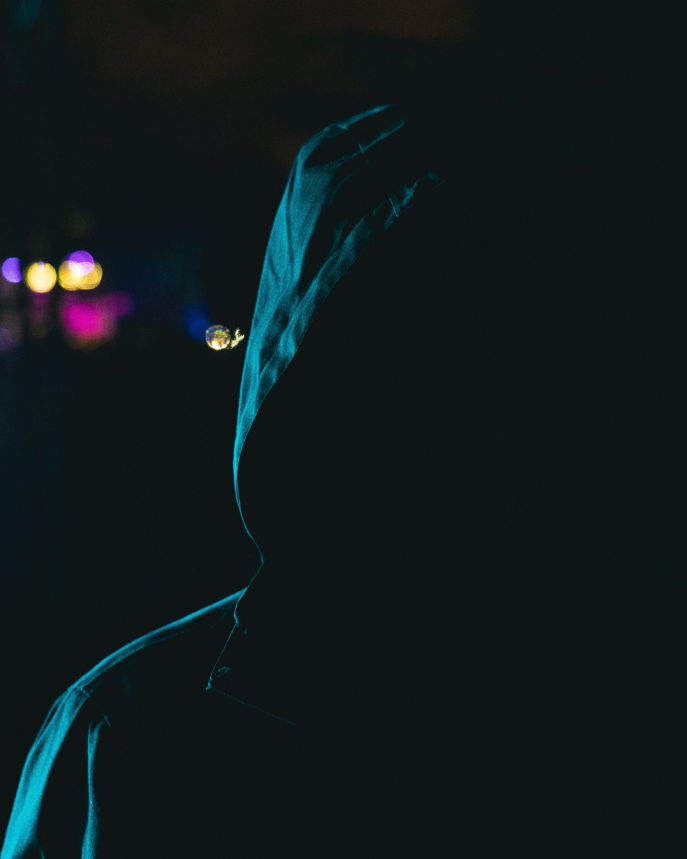
#> input picture background.jpg, 2061 x 2576 px (shown at 1/3 size); its folder holds only this picture in this run
$ python make_post.py background.jpg background.jpg
#> lines starting #> are read from the running program, lines starting #| are printed output that depends on the picture
"""Put a quote on the hoodie background (1080x1350, Instagram 4:5).
Usage: python3 make_post.py "QUOTE TEXT" output.png [background.jpg]
"""
import os, sys
from PIL import Image, ImageChops, ImageDraw, ImageFilter, ImageFont, ImageOps, ImageStat

W, H = 1080, 1350
FONT = os.path.join(os.path.dirname(os.path.abspath(__file__)), "fonts", "DejaVuSansCondensed-Bold.ttf")
X0, MAX_W, BOTTOM = 500, 540, 120  # default: text block bottom right
MARGIN = 60  # for the other candidate corners


def wrap(text, font, d):
    """Balanced wrap: minimise uneven line lengths instead of filling greedily."""
    words = text.split()
    n = len(words)
    best = [0.0] + [float("inf")] * n
    prev = [0] * (n + 1)
    for j in range(1, n + 1):
        for i in range(j - 1, -1, -1):
            w = d.textlength(" ".join(words[i:j]), font=font)
            if w > MAX_W:
                break
            cost = best[i] + (MAX_W - w) ** 2
            if cost < best[j]:
                best[j], prev[j] = cost, i
    lines, j = [], n
    while j > 0:
        lines.insert(0, " ".join(words[prev[j]:j]))
        j = prev[j]
    return lines


def spot_score(gray, x, y, bw, bh):
    """Lower is better: dark and calm behind the text block."""
    st = ImageStat.Stat(gray.crop((int(x) - 20, int(y) - 20, int(x + bw) + 20, int(y + bh) + 20)))
    return st.mean[0] + 0.5 * st.stddev[0]


SPOTS = ("bottom-right", "bottom-left", "top-right", "top-left")


def best_spot(img, bw, bh, spot=None):
    """Pick the darkest, calmest corner for the text so white text stays readable.
    Styling is unchanged; only the position adapts to the background."""
    gray = img.convert("L")
    spots = [(X0, H - BOTTOM - bh), (MARGIN, H - BOTTOM - bh),
             (X0, BOTTOM), (MARGIN, BOTTOM)]
    if spot in SPOTS:  # fixed position, e.g. to keep the text off a face
        spots = [spots[SPOTS.index(spot)]]
    best = min(spots, key=lambda p: spot_score(gray, p[0], p[1], bw, bh))  # ties keep bottom-right
    return best, spot_score(gray, best[0], best[1], bw, bh)


def layout(img, text, spot=None):
    d = ImageDraw.Draw(img)
    text = text.strip().rstrip(".").upper()  # no full stop at the end, ever
    for size in range(78, 40, -2):
        font = ImageFont.truetype(FONT, size)
        lines = wrap(text, font, d)
        lh = int(size * 1.13)
        fits_width = all(d.textlength(ln, font=font) <= MAX_W for ln in lines)
        if fits_width and lh * len(lines) <= H * 0.5:
            break
    block_w = max(d.textlength(ln, font=font) for ln in lines)
    (x, y), score = best_spot(img, block_w, lh * len(lines), spot)
    return font, lines, lh, x, y, score


def load_bg(bg):
    return ImageOps.fit(Image.open(bg).convert("RGB"), (W, H), Image.LANCZOS)


# [15 lines left out: functions readability, is_readable, not called in this run]


def block_box(img, font, lines, lh, x, y):
    bw = max(ImageDraw.Draw(img).textlength(ln, font=font) for ln in lines)
    return int(x) - 20, int(y) - 20, int(x + bw) + 20, int(y + lh * len(lines)) + 20


def area_ok(img, box):
    g = img.convert("L").crop(box)
    st, hist = ImageStat.Stat(g), g.histogram()
    return st.mean[0] + 0.5 * st.stddev[0] <= 55 and sum(hist[110:]) / sum(hist) <= 0.005


def darken_behind(img, box):
    """Softly darken the photo behind the text (no box, no colour, no hard edge),
    just enough for white text to read. Photos that are already dark stay untouched."""
    if area_ok(img, box):
        return img
    mask = Image.new("L", img.size, 0)
    x0, y0, x1, y1 = box
    ImageDraw.Draw(mask).rectangle((x0 - 60, y0 - 60, x1 + 60, y1 + 60), fill=255)
    mask = mask.filter(ImageFilter.GaussianBlur(90))
    black = Image.new("RGB", img.size, (0, 0, 0))
    out = img
    for strength in (0.35, 0.5, 0.6, 0.7, 0.78, 0.85):
        m = mask.point(lambda v: int(v * strength))
        out = Image.composite(black, img, m)
        if area_ok(out, box):
            break
    return out


def make(text, out, bg="background.jpg", spot=None):
    img = load_bg(bg)
    font, lines, lh, x, y, _ = layout(img, text, spot)
#> the loop in layout, `for size in range(78, 40, -2):` made 11 passes
#> fits_width on passes 1 to 11: False, False, False, False, False, False, False, False, False, False, True
#> in layout, `block_w = max(d.textlength(ln, font=font) for ln in lines)`: block_w = 533.8
#> in best_spot, `gray = img.convert("L")`:
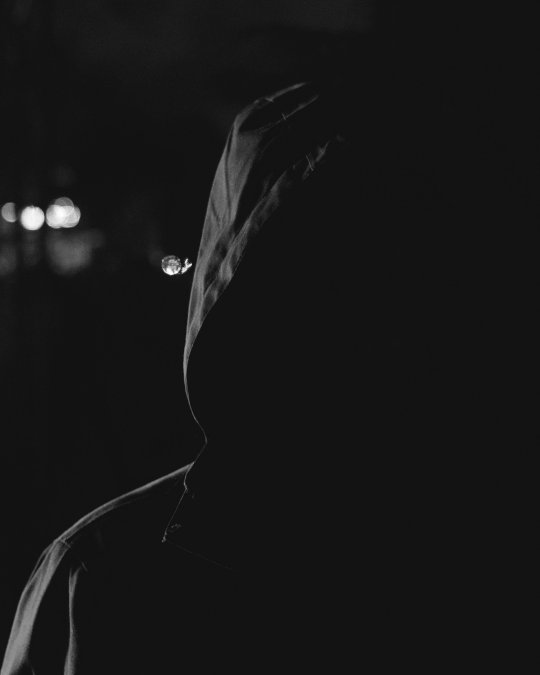
#> gray: PIL image 1080x1350 L (shown at 1/2 size); min 12, max 254, mean 22.5
#> in best_spot, `best = min(spots, key=lambda p: spot_score(gray, p[0], p[1], bw, bh))`: best = (500, 1165)
#> in layout, `(x, y), score = best_spot(img, block_w, lh * len(lines), spot)`: x = 500; y = 1165; score = 19.05
#> lines = ['BACKGROUND.JPG']; lh = 65; x = 500; y = 1165
    img = darken_behind(img, block_box(img, font, lines, lh, x, y))
#> in block_box, `bw = max(ImageDraw.Draw(img).textlength(ln, font=font) for ln in lines)`: bw = 533.8
#> in area_ok, `g = img.convert("L").crop(box)`:
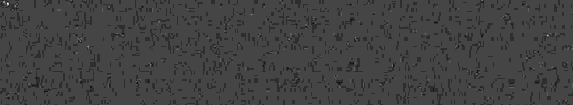
#> g: PIL image 573x105 L; min 16, max 27, mean 18.9; drawn with min black and max white
#> in area_ok, `st, hist = ImageStat.Stat(g), g.histogram()`: hist = 256 values, max 50817 at index 19, min 0 at index 0, mean 235
    d = ImageDraw.Draw(img)
    for ln in lines:
        d.text((x, y), ln, font=font, fill=(240, 240, 240))
        y += lh
#> this loop made 1 pass
#> (ln, y) on pass 1: ('BACKGROUND.JPG', 1230)
#> after the loop, y = 1230
    img.save(out, quality=95)
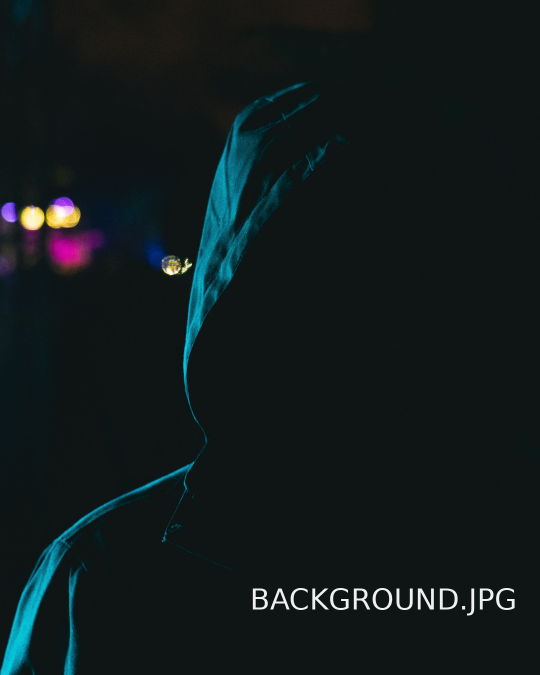
#> saved as background.jpg: PIL image 1080x1350 RGB (shown at 1/2 size); mean R, G, B 17.3, 26.3, 27.4


# [10 lines left out: function make_story, not called in this run]


REEL_SECONDS = 8


# [38 lines left out: functions ambient_track, make_reel, not called in this run]


if __name__ == "__main__":
    make(sys.argv[1], sys.argv[2], *(sys.argv[3:4]))
